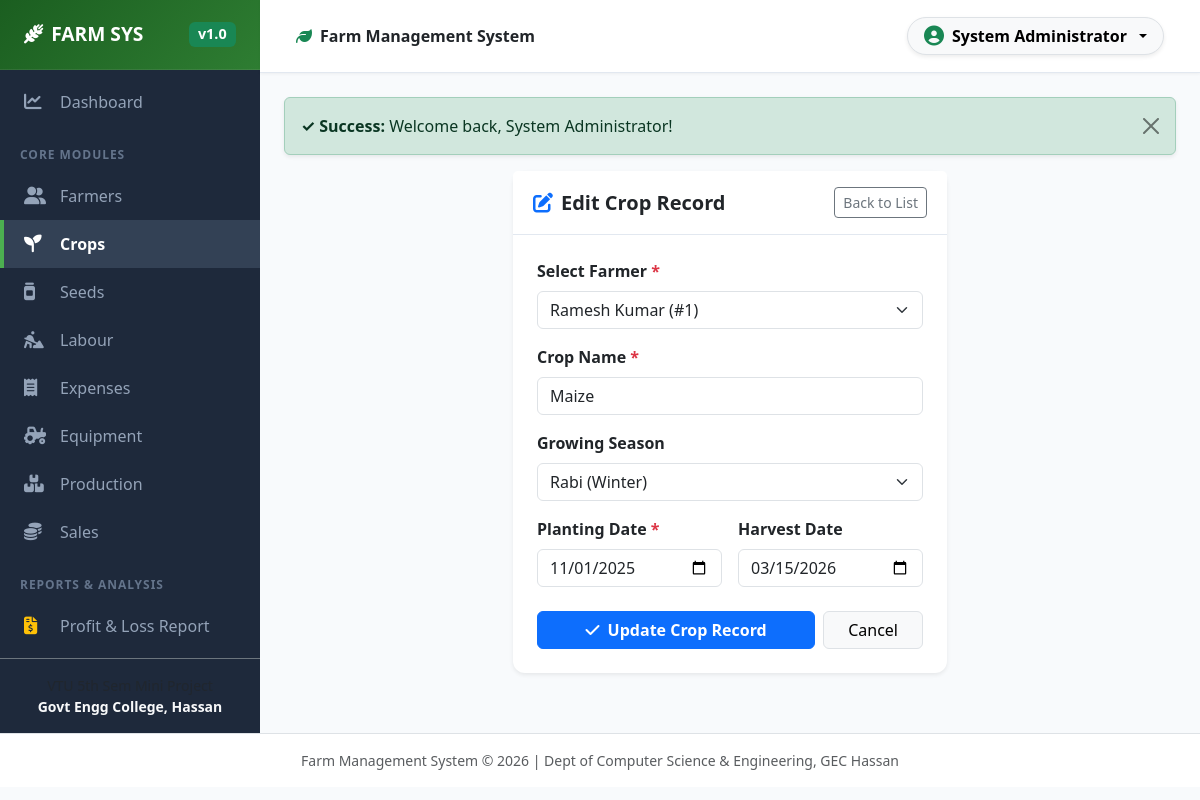
The page /modules/crop/edit.php?id=2 (signed in) on the database its author committed.
### tables this page shows
CREATE TABLE IF NOT EXISTS `crop` (
  `crop_id` INT AUTO_INCREMENT PRIMARY KEY,
  `farmer_id` INT NOT NULL,
  `crop_name` VARCHAR(100) NOT NULL,
  `season` VARCHAR(30) NOT NULL,
  `planting_date` DATE NOT NULL,
  `harvest_date` DATE DEFAULT NULL,
  `created_at` TIMESTAMP DEFAULT CURRENT_TIMESTAMP,
  FOREIGN KEY (`farmer_id`) REFERENCES `farmer`(`farmer_id`) ON DELETE CASCADE
);

CREATE TABLE IF NOT EXISTS `farmer` (
  `farmer_id` INT AUTO_INCREMENT PRIMARY KEY,
  `name` VARCHAR(100) NOT NULL,
  `phone` VARCHAR(15) NOT NULL,
  `address` TEXT,
  `created_at` TIMESTAMP DEFAULT CURRENT_TIMESTAMP
);

### modules/crop/edit.php (the view, shortened to what this page needs)
<?php
require_once __DIR__ . '/../../includes/header.php';
$id = intval($_GET['id'] ?? 0);
$stmt = $pdo->prepare("SELECT * FROM crop WHERE crop_id = ?");
$stmt->execute([$id]);
$crop = $stmt->fetch();
$farmers = $pdo->query("SELECT farmer_id, name FROM farmer ORDER BY name ASC")->fetchAll();
if ($_SERVER['REQUEST_METHOD'] === 'POST') {
    $farmer_id = intval($_POST['farmer_id'] ?? 0);
    $crop_name = trim($_POST['crop_name'] ?? '');
    $season = trim($_POST['season'] ?? '');
    $planting_date = trim($_POST['planting_date'] ?? '');
    $harvest_date = trim($_POST['harvest_date'] ?? '');
    if (empty($farmer_id) || empty($crop_name) || empty($planting_date)) {
        $error = 'Farmer, Crop Name, and Planting Date are required.';
    } elseif (!empty($harvest_date) && strtotime($harvest_date) < strtotime($planting_date)) {
        $error = 'Harvest Date cannot be earlier than Planting Date.';
    } else {
        $h_date = !empty($harvest_date) ? $harvest_date : NULL;
        $update_stmt = $pdo->prepare("UPDATE crop SET farmer_id = ?, crop_name = ?, season = ?, planting_date = ?, harvest_date = ? WHERE crop_id = ?");
        if ($update_stmt->execute([$farmer_id, $crop_name, $season, $planting_date, $h_date, $id])) {
            set_flash('success', "Crop '$crop_name' updated successfully!");
            redirect('list.php');
        } else {
            $error = 'Failed to update crop record.';
        }
    }
} else {
    $farmer_id = $crop['farmer_id'];
    $crop_name = $crop['crop_name'];
    $season = $crop['season'];
    $planting_date = $crop['planting_date'];
    $harvest_date = $crop['harvest_date'];
}
?>
<div class="row justify-content-center">
    <div class="col-md-7 col-lg-6">
        <div class="card shadow-sm border-0">
            <div class="card-header bg-white py-3 d-flex justify-content-between align-items-center">
                <h5 class="fw-bold text-dark mb-0"><i class="fa-solid fa-pen-to-square text-primary me-2"></i>Edit Crop Record</h5>
                <a href="list.php" class="btn btn-sm btn-outline-secondary">Back to List</a>
            </div>
            <div class="card-body p-4">
                <form action="edit.php?id=<?= $id ?>" method="POST" class="needs-validation" novalidate>
                    <div class="mb-3">
                        <label class="form-label fw-semibold">Select Farmer <span class="text-danger">*</span></label>
                        <select name="farmer_id" class="form-select" required>
                            <?php foreach ($farmers as $f): ?>
                                <option value="<?= $f['farmer_id'] ?>" <?= ($farmer_id == $f['farmer_id']) ? 'selected' : '' ?>>
                                    <?= htmlspecialchars($f['name']) ?> (#<?= $f['farmer_id'] ?>)
                                </option>
                            <?php endforeach; ?>
                        </select>
                    </div>
                    <div class="mb-3">
                        <label class="form-label fw-semibold">Crop Name <span class="text-danger">*</span></label>
                        <input type="text" name="crop_name" class="form-control" value="<?= htmlspecialchars($crop_name) ?>" required>
                    </div>
                    <div class="mb-3">
                        <label class="form-label fw-semibold">Growing Season</label>
                        <select name="season" class="form-select">
                            <option value="Rabi" <?= ($season === 'Rabi') ? 'selected' : '' ?>>Rabi (Winter)</option>
                        </select>
                    </div>
                    <div class="row g-3 mb-4">
                        <div class="col-md-6">
                            <label class="form-label fw-semibold">Planting Date <span class="text-danger">*</span></label>
                            <input type="date" name="planting_date" class="form-control" value="<?= htmlspecialchars($planting_date) ?>" required>
                        </div>
                        <div class="col-md-6">
                            <label class="form-label fw-semibold">Harvest Date</label>
                            <input type="date" name="harvest_date" class="form-control" value="<?= htmlspecialchars($harvest_date) ?>">
                        </div>
                    </div>
                    <div class="d-flex gap-2">
                        <button type="submit" class="btn btn-primary flex-fill fw-semibold">
                            <i class="fa-solid fa-check me-1"></i> Update Crop Record
                        </button>
                        <a href="list.php" class="btn btn-light border px-4">Cancel</a>
                    </div>
                </form>
            </div>
        </div>
    </div>
</div>
<?php require_once __DIR__ . '/../../includes/footer.php'; ?>

### assets/css/style.css (style rules this page uses)
:root { --primary-color: #2e7d32; --primary-dark: #1b5e20; --primary-light: #e8f5e9; --accent-color: #4caf50; --sidebar-bg: #1e293b; --sidebar-hover: #334155; --sidebar-text: #94a3b8; --bg-light: #f8fafc; --card-shadow: 0 4px 6px -1px rgba(0, 0, 0, 0.05), 0 2px 4px -1px rgba(0, 0, 0, 0.03); --hover-shadow: 0 10px 15px -3px rgba(0, 0, 0, 0.08), 0 4px 6px -2px rgba(0, 0, 0, 0.04); }
body { font-family: 'Segoe UI', system-ui, -apple-system, sans-serif; background-color: var(--bg-light); color: #334155; min-height: 100vh; }
.card { border: none; border-radius: 12px; box-shadow: var(--card-shadow); }
.card-header { background-color: #ffffff; border-bottom: 1px solid #e2e8f0; font-weight: 600; padding: 1rem 1.25rem; }

### rows shown on the page
crop: farmer_id "Ramesh Kumar (#1)", crop_name "Maize", season "Rabi (Winter)", planting_date "11/01/2025", harvest_date "03/15/2026"

### other values the page prints
$_SESSION['full_name'] "System Administrator"
$flash['message'] "Welcome back, System Administrator!"
